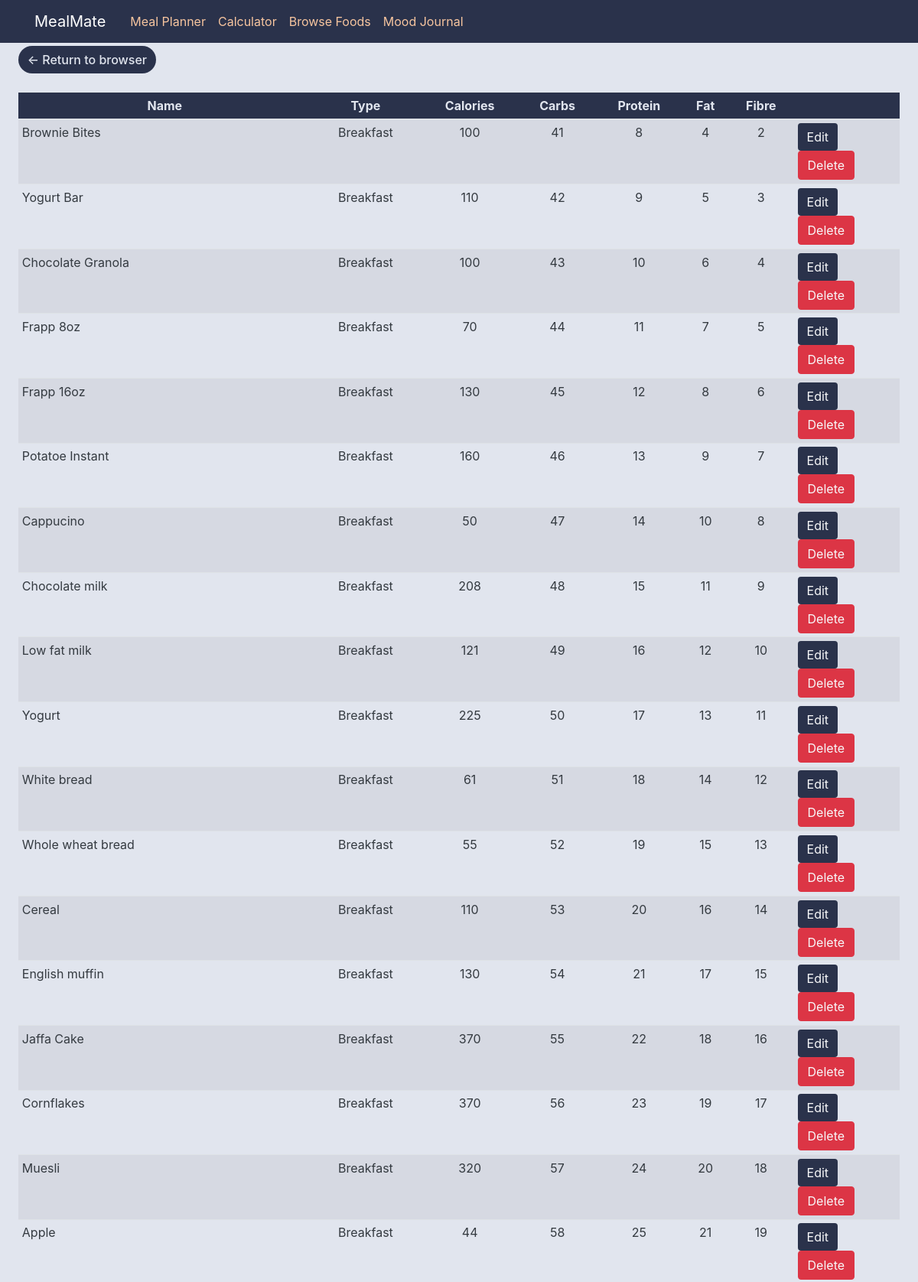
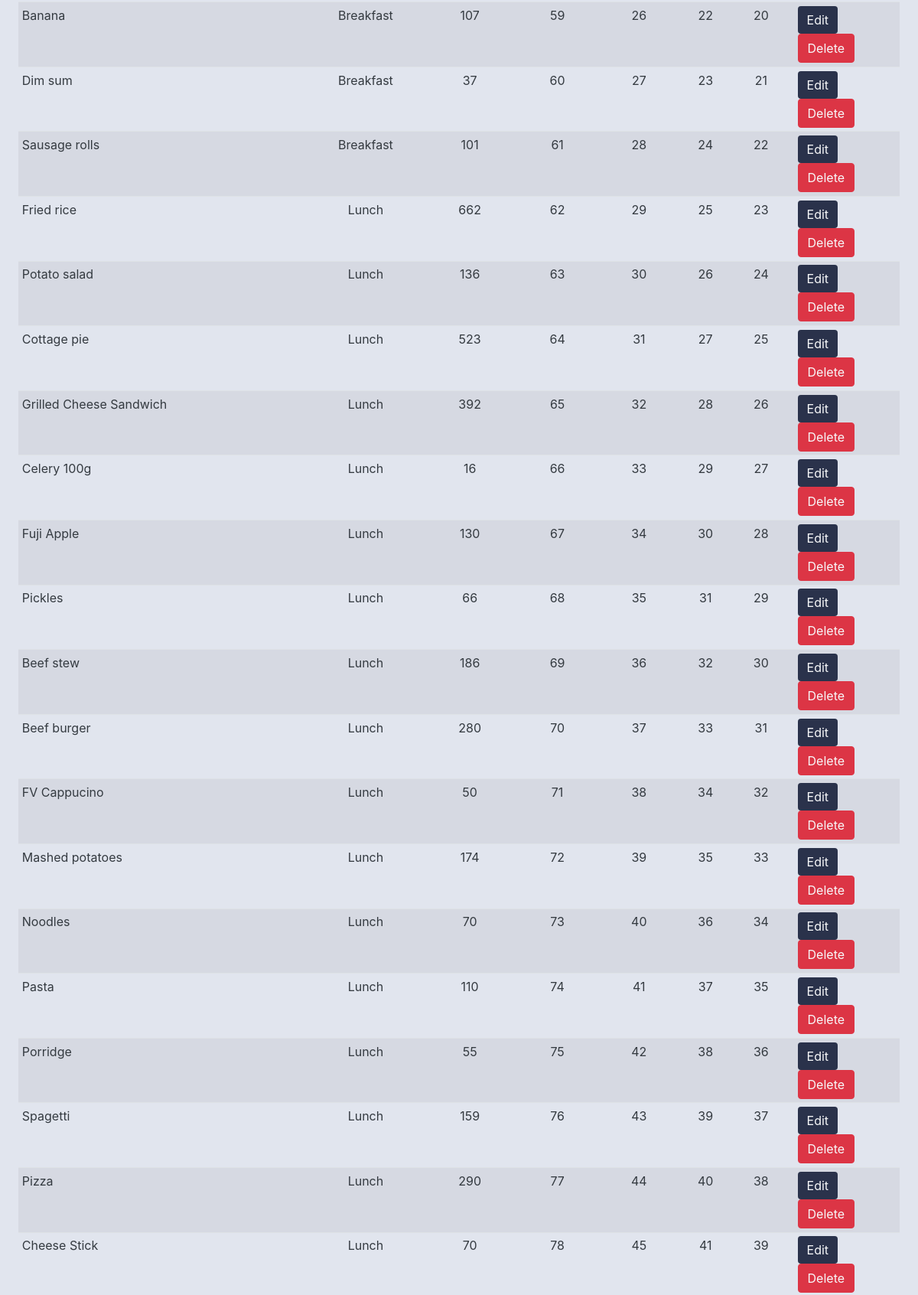
Screenshot of /database/ (upper part) with the database file from the repository (2 pictures, top to bottom).
### database/models.py (models this page shows, shortened)
class foodinfo(models.Model):
    mealtype_choices = (
        ('Breakfast','Breakfast'),
        ('Lunch','Lunch'),
        ('Dinner','Dinner'),
    )
    name = models.CharField(max_length=30)
    description = models.TextField(blank=True)
    mealtype = models.CharField(max_length=300,blank=True,choices=mealtype_choices)
    calories = models.IntegerField()
    carbs = models.IntegerField()
    protein = models.IntegerField()
    fat = models.IntegerField()
    fibre = models.IntegerField()
    size = models.IntegerField()

### database/views.py (the view)
# urls.py: path('', views.home, name='database-home'), # Links to food editor's main page
def home(request):
    if request.method == 'POST':
        addfood = addfoodform(request.POST)
        if addfood.is_valid(): # Checks if addfoodform is valid with no errors
            addfood.save() # Adds new food into database
            foodname = addfood.cleaned_data.get('name')
            messages.success(request, f'{foodname} has been added into the database!') # Create success message with new food's name
            return redirect('database-home')
    else:
        addfood = addfoodform()
        context = { # Context for template to load
            'foodform': addfood,
            'foods' : foodinfo.objects.all(),
            'title' : "Food Editor"
        }
    return render(request, 'database/home.html', context)

### database/templates/database/home.html (shortened to what this page needs)
{% extends 'mealmate/base.html' %}
{% load static %}
{% block database %}
<div class="fixed-top" style="margin-top:5%; margin-left:2%">
  <a style="text-decoration:none; float:left ;color:#e1e5ee; background-color: #2a324b;padding:0.5% 1%; border:none; border-radius: 50px; text-align: center; font-weight: 500;" href="{% url 'display_sortfoods' %}">
    ← Return to browser
  </a>
</div>
<div class = "mx-4" style="margin-bottom: 3%; margin-top:2%">
  <div class="table-responsive">
    <table class="table table-striped table-hover table-sm" width="100%" cellspacing="0">
        <thead style='background-color:#2a324b; color:#e1e5ee'>
            <tr>
                <th style="text-align: center;">Name</th>
                <th style="text-align: center;">Type</th>
                <th style="text-align: center;">Calories</th>
                <th style="text-align: center;">Carbs</th>
                <th style="text-align: center;">Protein</th>
                <th style="text-align: center;">Fat</th>
                <th style="text-align: center;">Fibre</th>
                <th></th>
            </tr>
        </thead>
        <tbody>
          {% for food in foods %}
            <tr>
              <td >
                <a href="{% url 'foodinfo-detail' food.pk %}" class="text-dark">
                  {{food.name}}
                </a>
              </td>
              <td style="text-align: center;">
                <a href="{% url 'foodinfo-detail' food.pk %}" class="text-dark">
                  {% if food.mealtype %}
                    {{food.mealtype}}
                  {% else %}
                    Ingredient
                  {% endif %}
                </a>
              </td>
              <td style="text-align: center;"><a href="{% url 'foodinfo-detail' food.pk %}" class="text-dark">{{food.calories}}</a></td>
              <td style="text-align: center;"><a href="{% url 'foodinfo-detail' food.pk %}" class="text-dark">{{food.carbs}}</a></td>
              <td style="text-align: center;"><a href="{% url 'foodinfo-detail' food.pk %}" class="text-dark">{{food.protein}}</a></td>
              <td style="text-align: center;"><a href="{% url 'foodinfo-detail' food.pk %}" class="text-dark">{{food.fat}}</a></td>
              <td style="text-align: center;"><a href="{% url 'foodinfo-detail' food.pk %}" class="text-dark">{{food.fibre}}</a></td>
              <td style="width:12%">
                <a class="btn btn-success text-light" style="background-color: #2a324b;border:none" href="{% url 'foodinfo-edit' food.pk %}">Edit</a>
                <a class="btn btn-danger text-light" href="{% url 'foodinfo-delete' food.pk %}">Delete</a>
              </td>
            </tr>
          {% endfor %}
        </tbody>
    </table>
  </div>
</body>
{% endblock %}

### mealmate/static/mealmate/main.css (style rules this page uses)
body { background: #e1e5ee; color: #2a324b; margin-top: 5rem; }

### rows the page displays
foodinfo: name "Brownie Bites", mealtype "Breakfast", calories "100", carbs "41", protein "8", fat "4", fibre "2"
foodinfo: name "Yogurt Bar", mealtype "Breakfast", calories "110", carbs "42", protein "9", fat "5", fibre "3"
foodinfo: name "Chocolate Granola", mealtype "Breakfast", calories "100", carbs "43", protein "10", fat "6", fibre "4"
foodinfo: name "Frapp 8oz", mealtype "Breakfast", calories "70", carbs "44", protein "11", fat "7", fibre "5"
foodinfo: name "Frapp 16oz", mealtype "Breakfast", calories "130", carbs "45", protein "12", fat "8", fibre "6"
foodinfo: name "Potatoe Instant", mealtype "Breakfast", calories "160", carbs "46", protein "13", fat "9", fibre "7"
foodinfo: name "Cappucino", mealtype "Breakfast", calories "50", carbs "47", protein "14", fat "10", fibre "8"
foodinfo: name "Chocolate milk", mealtype "Breakfast", calories "208", carbs "48", protein "15", fat "11", fibre "9"
foodinfo: name "Low fat milk", mealtype "Breakfast", calories "121", carbs "49", protein "16", fat "12", fibre "10"
foodinfo: name "Yogurt", mealtype "Breakfast", calories "225", carbs "50", protein "17", fat "13", fibre "11"
foodinfo: name "White bread", mealtype "Breakfast", calories "61", carbs "51", protein "18", fat "14", fibre "12"
foodinfo: name "Whole wheat bread", mealtype "Breakfast", calories "55", carbs "52", protein "19", fat "15", fibre "13"
foodinfo: name "Cereal", mealtype "Breakfast", calories "110", carbs "53", protein "20", fat "16", fibre "14"
foodinfo: name "English muffin", mealtype "Breakfast", calories "130", carbs "54", protein "21", fat "17", fibre "15"
foodinfo: name "Jaffa Cake", mealtype "Breakfast", calories "370", carbs "55", protein "22", fat "18", fibre "16"
foodinfo: name "Cornflakes", mealtype "Breakfast", calories "370", carbs "56", protein "23", fat "19", fibre "17"
foodinfo: name "Muesli", mealtype "Breakfast", calories "320", carbs "57", protein "24", fat "20", fibre "18"
foodinfo: name "Apple", mealtype "Breakfast", calories "44", carbs "58", protein "25", fat "21", fibre "19"
foodinfo: name "Banana", mealtype "Breakfast", calories "107", carbs "59", protein "26", fat "22", fibre "20"
foodinfo: name "Dim sum", mealtype "Breakfast", calories "37", carbs "60", protein "27", fat "23", fibre "21"
foodinfo: name "Sausage rolls", mealtype "Breakfast", calories "101", carbs "61", protein "28", fat "24", fibre "22"
foodinfo: name "Fried rice", mealtype "Lunch", calories "662", carbs "62", protein "29", fat "25", fibre "23"
foodinfo: name "Potato salad", mealtype "Lunch", calories "136", carbs "63", protein "30", fat "26", fibre "24"
foodinfo: name "Cottage pie", mealtype "Lunch", calories "523", carbs "64", protein "31", fat "27", fibre "25"
foodinfo: name "Grilled Cheese Sandwich", mealtype "Lunch", calories "392", carbs "65", protein "32", fat "28", fibre "26"
foodinfo: name "Celery 100g", mealtype "Lunch", calories "16", carbs "66", protein "33", fat "29", fibre "27"
foodinfo: name "Fuji Apple", mealtype "Lunch", calories "130", carbs "67", protein "34", fat "30", fibre "28"
foodinfo: name "Pickles", mealtype "Lunch", calories "66", carbs "68", protein "35", fat "31", fibre "29"
foodinfo: name "Beef stew", mealtype "Lunch", calories "186", carbs "69", protein "36", fat "32", fibre "30"
foodinfo: name "Beef burger", mealtype "Lunch", calories "280", carbs "70", protein "37", fat "33", fibre "31"
foodinfo: name "FV Cappucino", mealtype "Lunch", calories "50", carbs "71", protein "38", fat "34", fibre "32"
foodinfo: name "Mashed potatoes", mealtype "Lunch", calories "174", carbs "72", protein "39", fat "35", fibre "33"
foodinfo: name "Noodles", mealtype "Lunch", calories "70", carbs "73", protein "40", fat "36", fibre "34"
foodinfo: name "Pasta", mealtype "Lunch", calories "110", carbs "74", protein "41", fat "37", fibre "35"
foodinfo: name "Porridge", mealtype "Lunch", calories "55", carbs "75", protein "42", fat "38", fibre "36"
foodinfo: name "Spagetti", mealtype "Lunch", calories "159", carbs "76", protein "43", fat "39", fibre "37"
foodinfo: name "Pizza", mealtype "Lunch", calories "290", carbs "77", protein "44", fat "40", fibre "38"
foodinfo: name "Cheese Stick", mealtype "Lunch", calories "70", carbs "78", protein "45", fat "41", fibre "39"
